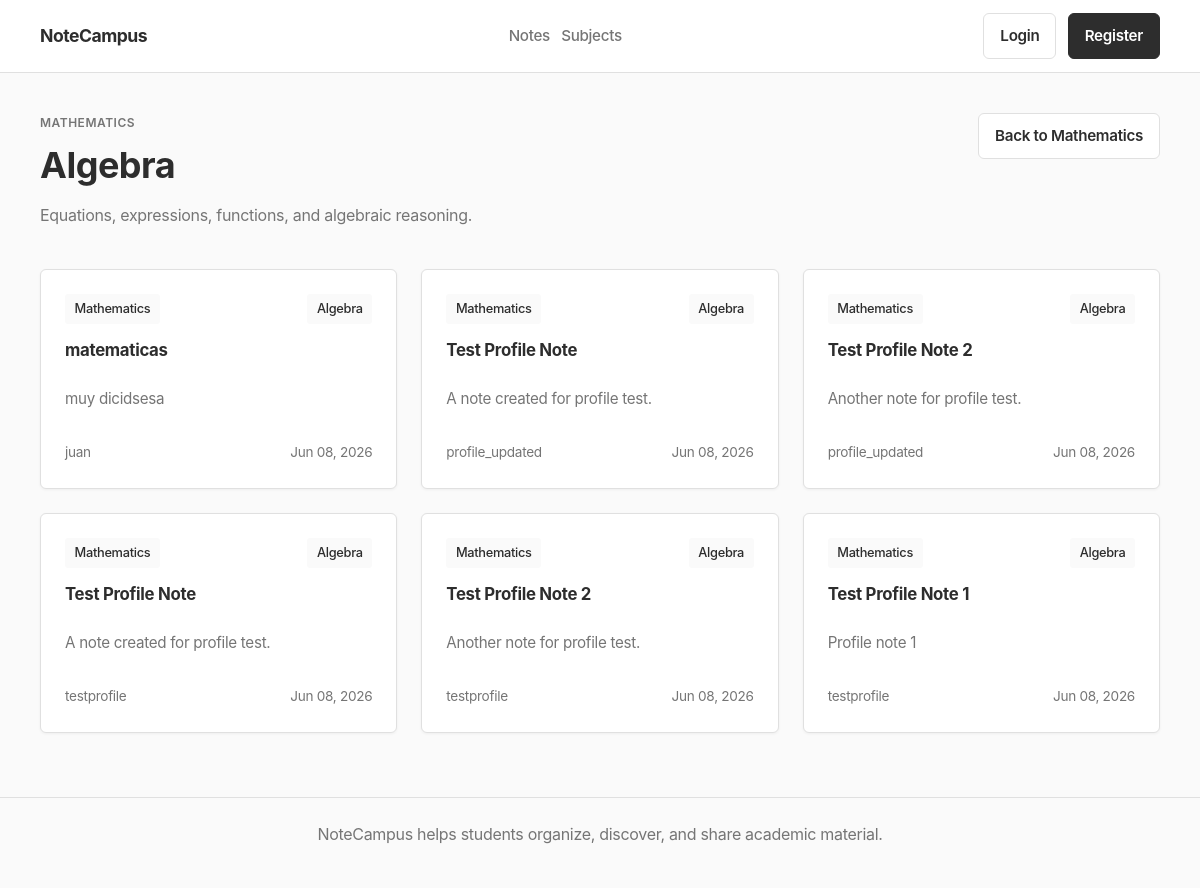
Screenshot of /categories/1 with the database file from the repository.
### app/models/subject.py (models this page shows, shortened)
class Subject(db.Model):
    __tablename__ = "subjects"
    id = db.Column(db.Integer, primary_key=True)
    name = db.Column(
        db.String(100),
        unique=True,
        nullable=False
    )
    description = db.Column(
        db.Text,
        nullable=False
    )
    categories = db.relationship(
        "Category",
        backref="subject",
        lazy=True,
        cascade="all, delete-orphan"
    )
    notes = db.relationship(
        "Note",
        backref="subject",
        lazy=True
    )

### app/models/category.py (models this page shows, shortened)
class Category(db.Model):
    __tablename__ = "categories"
    id = db.Column(db.Integer, primary_key=True)
    name = db.Column(
        db.String(100),
        nullable=False
    )
    description = db.Column(
        db.Text,
        nullable=False
    )
    subject_id = db.Column(
        db.Integer,
        db.ForeignKey("subjects.id"),
        nullable=False
    )
    notes = db.relationship(
        "Note",
        backref="category",
        lazy=True
    )
    __table_args__ = (
        db.UniqueConstraint(
            "name",
            "subject_id",
            name="uq_category_name_subject"
        ),
    )

### app/models/note.py (models this page shows, shortened)
class Note(db.Model):
    __tablename__ = "notes"
    id = db.Column(db.Integer, primary_key=True)
    title = db.Column(
        db.String(150),
        nullable=False
    )
    description = db.Column(
        db.Text,
        nullable=False
    )
    file_url = db.Column(
        db.String(255),
        nullable=False
    )
    user_id = db.Column(
        db.Integer,
        db.ForeignKey("users.id"),
        nullable=False
    )
    subject_id = db.Column(
        db.Integer,
        db.ForeignKey("subjects.id"),
        nullable=False
    )
    category_id = db.Column(
        db.Integer,
        db.ForeignKey("categories.id"),
        nullable=False
    )
    created_at = db.Column(
        db.DateTime,
        server_default=db.func.now()
    )

### app/models/user.py (models this page shows, shortened)
class User(db.Model, UserMixin):
    __tablename__ = "users"
    id = db.Column(db.Integer, primary_key=True)
    username = db.Column(
        db.String(50),
        unique=True,
        nullable=False
    )
    email = db.Column(
        db.String(120),
        unique=True,
        nullable=False
    )
    password = db.Column(
        db.String(255),
        nullable=False
    )
    created_at = db.Column(
        db.DateTime,
        server_default=db.func.now()
    )
    notes = db.relationship(
        "Note",
        backref="author",
        lazy=True
    )

### app/routes/subjects.py (the view)
@subjects.route("/categories/<int:category_id>")
def category_detail(category_id):
    category = Category.query.get_or_404(category_id)
    return render_template(
        "category_detail.html",
        category=category
    )

### app/templates/category_detail.html (shortened to what this page needs)
{% extends "base.html" %}
{% block content %}
    <section class="page-heading">
        <div>
            <p class="eyebrow">{{ category.subject.name }}</p>
            <h1>{{ category.name }}</h1>
            <p class="muted">{{ category.description }}</p>
        </div>
        <a class="button button-secondary" href="{{ url_for('subjects.subject_detail', subject_id=category.subject.id) }}">
            Back to {{ category.subject.name }}
        </a>
    </section>
    {% if category.notes %}
        <section class="grid grid-3">
            {% for note in category.notes %}
                <article class="note-card">
                    <div class="card-meta">
                        <span>{{ category.subject.name }}</span>
                        <span>{{ category.name }}</span>
                    </div>
                    <h2>
                        <a href="{{ url_for('notes.note_detail', note_id=note.id) }}">
                            {{ note.title }}
                        </a>
                    </h2>
                    <p>{{ note.description }}</p>
                    <div class="card-footer">
                        <span>{{ note.author.username }}</span>
                        <span>{{ note.created_at.strftime('%b %d, %Y') if note.created_at else 'Recently' }}</span>
                    </div>
                </article>
            {% endfor %}
        </section>
    {% else %}
        <div class="empty-state">
            <h2>No notes yet</h2>
            <p>No notes in this category yet.</p>
        </div>
    {% endif %}
{% endblock %}

### app/static/css/main.css (style rules this page uses)
:root { --color-bg: #fafafa; --color-surface: #ffffff; --color-ink: #2d2d2d; --color-muted: #757575; --color-border: #e0e0e0; --color-primary: #2d2d2d; --color-primary-dark: #1a1a1a; --color-accent: #0066cc; --color-accent-hover: #0052a3; --color-danger: #d32f2f; --shadow-minimal: 0 1px 3px rgba(0, 0, 0, 0.05); --radius: 6px; --space-xs: 0.35rem; --space-sm: 0.7rem; --space-md: 1rem; --space-lg: 1.5rem; --space-xl: 2.5rem; --space-2xl: 4rem; --font-body: -apple-system, BlinkMacSystemFont, "Segoe UI", Roboto, "Helvetica Neue", sans-serif; }
* { box-sizing: border-box; }
body { margin: 0; min-height: 100vh; background: var(--color-bg); color: var(--color-ink); font-family: var(--font-body); line-height: 1.6; font-weight: 400; letter-spacing: -0.3px; }
a { color: inherit; text-decoration: none; }
h1, h2, h3, h4, p { margin-top: 0; }
h1 { font-size: clamp(1.75rem, 3vw, 2.5rem); line-height: 1.2; margin-bottom: var(--space-md); font-weight: 700; letter-spacing: -0.5px; }
h2 { font-size: 1.3rem; line-height: 1.3; font-weight: 700; letter-spacing: -0.3px; }
.eyebrow, .card-kicker { color: var(--color-muted); font-size: 0.75rem; font-weight: 600; letter-spacing: 0.5px; text-transform: uppercase; }
.muted { color: var(--color-muted); }
.button { min-height: 40px; display: inline-flex; align-items: center; justify-content: center; border: 1px solid transparent; border-radius: var(--radius); padding: 0.6rem 1rem; font-weight: 600; font-size: 0.95rem; cursor: pointer; transition: all 0.2s; }
.button-secondary { background: var(--color-surface); border-color: var(--color-border); color: var(--color-primary); }
.page-heading { display: flex; align-items: flex-start; justify-content: space-between; gap: var(--space-lg); margin-bottom: var(--space-lg); }
.page-heading div:first-child { flex: 1; }
.grid { display: grid; gap: var(--space-lg); }
.grid-3 { grid-template-columns: repeat(auto-fill, minmax(300px, 1fr)); }
.card, .note-card, .subject-card, .stat-card, .auth-panel, .form-card, .detail-sidebar, .empty-state { background: var(--color-surface); border: 1px solid var(--color-border); border-radius: var(--radius); box-shadow: var(--shadow-minimal); }
.card, .note-card, .subject-card, .empty-state { padding: var(--space-lg); }
.note-card, .subject-card { display: flex; min-height: 220px; flex-direction: column; justify-content: space-between; padding: var(--space-lg); }
.note-card h2, .note-card h3, .note-card h4, .subject-card h2 { margin-bottom: var(--space-sm); font-size: 1.05rem; }
.note-card p, .subject-card p, .card p { color: var(--color-muted); font-size: 0.95rem; line-height: 1.5; }
.card-meta, .card-footer, .card-actions { display: flex; align-items: center; justify-content: space-between; gap: var(--space-sm); color: var(--color-muted); font-size: 0.85rem; }
.card-meta span { padding: 0.3rem 0.6rem; border-radius: 3px; background: var(--color-bg); color: var(--color-primary); font-weight: 500; font-size: 0.8rem; }

### rows the page displays
Subject: subject.name "MATHEMATICS", subject.name "Mathematics"
Category: name "Algebra", description "Equations, expressions, functions, and algebraic reasoning."
Note: title "matematicas", description "muy dicidsesa", author.username "juan", created_at "Jun 08, 2026"
Note: title "Test Profile Note", description "A note created for profile test.", author.username "profile_updated", created_at "Jun 08, 2026"
Note: title "Test Profile Note 2", description "Another note for profile test.", author.username "profile_updated", created_at "Jun 08, 2026"
Note: title "Test Profile Note", description "A note created for profile test.", author.username "testprofile", created_at "Jun 08, 2026"
Note: title "Test Profile Note 2", description "Another note for profile test.", author.username "testprofile", created_at "Jun 08, 2026"
Note: title "Test Profile Note 1", description "Profile note 1", author.username "testprofile", created_at "Jun 08, 2026"
